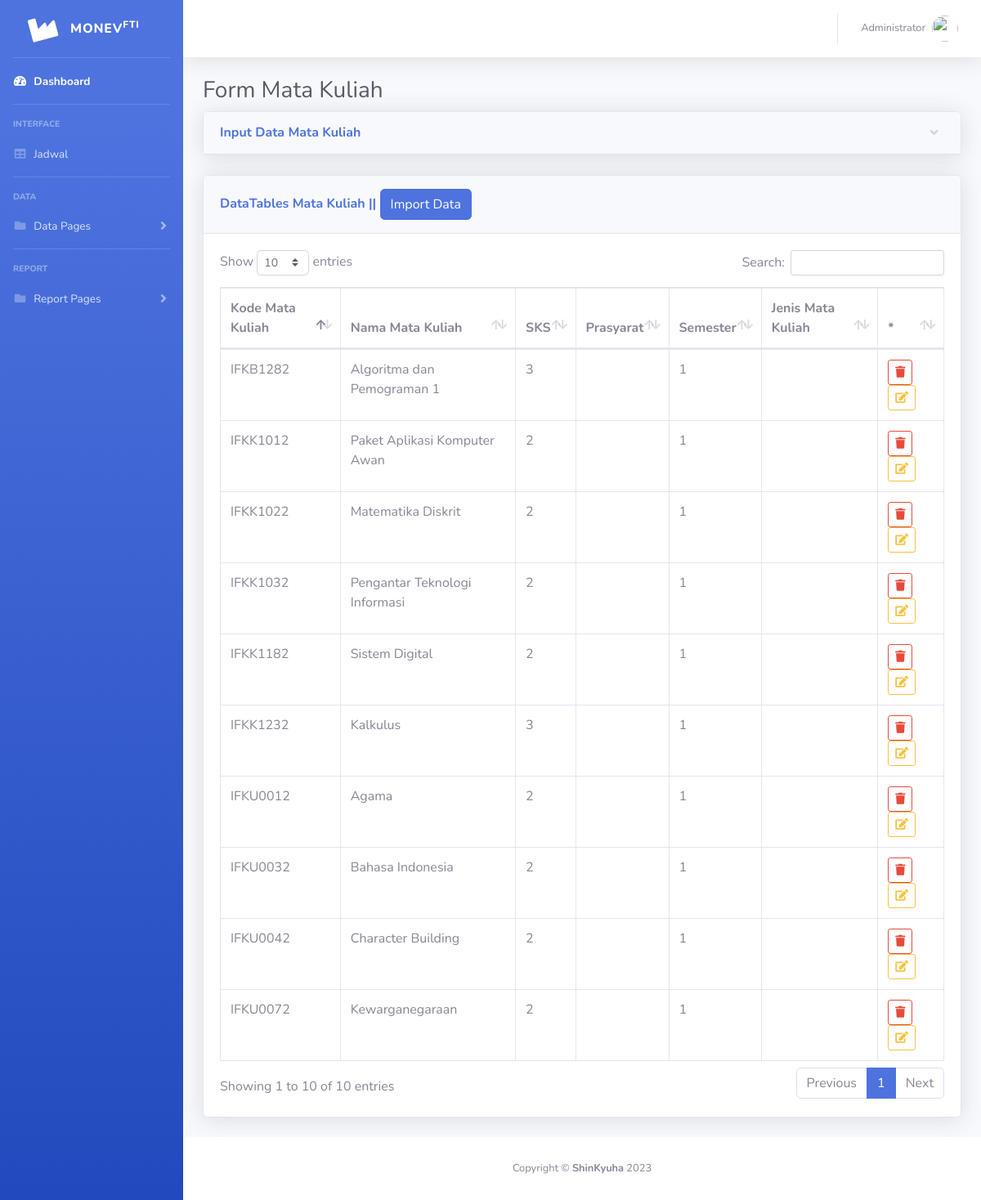
The page /matakuliah.php (signed in) on the database its author committed.
### tables this page shows
CREATE TABLE `dosen` (
  `ID` int(10) NOT NULL,
  `NIP` varchar(32) NOT NULL,
  `Nama` varchar(100) NOT NULL,
  `Kode_Dosen` varchar(6) NOT NULL
);

CREATE TABLE `matakuliah` (
  `ID` int(10) NOT NULL,
  `Kode_MataKuliah` varchar(16) NOT NULL,
  `Nama_MataKuliah` varchar(100) NOT NULL,
  `SKS` int(2) NOT NULL,
  `Prasyarat` varchar(6) NOT NULL,
  `Semester` int(2) NOT NULL,
  `Jenis_MataKuliah` varchar(100) NOT NULL
);

### config/config.php (called while the page is built, shortened)
<?php
$server = "localhost";
$user = "root";
$password = "";
$nama_database = "simonkbm";
$db = mysqli_connect($server, $user, $password, $nama_database);
function query($query)
{
    global $db;
    $result = mysqli_query($db, $query);
    $rows = [];
    while ($row = mysqli_fetch_assoc($result)) {
        $rows[] = $row;
    }
    return $rows;
}

### matakuliah.php (the view, shortened to what this page needs)
<!DOCTYPE html>
<?php
require('config/config.php');
?>
<html lang="en">
<head>
    <link href="assets/vendor/fontawesome-free/css/all.min.css" rel="stylesheet" type="text/css">
    <link href="assets/css/sb-admin-2.min.css" rel="stylesheet">
    <link href="assets/vendor/datatables/dataTables.bootstrap4.min.css" rel="stylesheet">
    <link rel="stylesheet" href="https://cdnjs.cloudflare.com/ajax/libs/bootstrap-select/1.13.18/css/bootstrap-select.min.css" />
</head>
<body id="page-top">
    <div id="wrapper">
    <?php include "sidebar.php";?>
        <div id="content-wrapper" class="d-flex flex-column">
            <div id="content">
            <?php include "topbar.php";?>
                <div class="container-fluid">
                    <h1 class="h3 mb-2 text-gray-800">Form Mata Kuliah</h1>
                    <div class="card shadow mb-4">
                        <a href="#collapseCardExample" class="d-block card-header py-3" data-toggle="collapse"
                            role="button" aria-expanded="true" aria-controls="collapseCardExample">
                            <h6 class="m-0 font-weight-bold text-primary">Input Data Mata Kuliah</h6>
                        </a>
                                                    <?php
                                                        $getkatpro = query("SELECT * FROM matakuliah");
                                                    ?>
                    </div>
                    <div class="card shadow mb-4">
                        <div class="card-header py-3">
                            <h6 class="m-0 font-weight-bold text-primary">DataTables Mata Kuliah || <button type="button" class="btn btn-primary" data-toggle="modal" data-target="#DetailImportXLSModal">Import Data</button></h6>
                        </div>
                        <div class="card-body">
                            <div class="table-responsive">
                                <table class="table table-bordered" id="dataTable" width="100%" cellspacing="0">
                                    <thead>
                                        <tr>
                                            <th>Kode Mata Kuliah</th>
                                            <th>Nama Mata Kuliah</th>
                                            <th>SKS</th>
                                            <th>Prasyarat</th>
                                            <th>Semester</th>
                                            <th>Jenis Mata Kuliah</th>
                                            <th>*</th>
                                        </tr>
                                    </thead>
                                    <tbody>
                                        <?php
                                        $dataKat = query("SELECT * FROM matakuliah");
                                        foreach ($dataKat as $row) :
                                        ?>
                                            <tr>
                                                <td><?= $row['Kode_MataKuliah']; ?></td>
                                                <td><?= $row['Nama_MataKuliah']; ?></td>
                                                <td><?= $row['SKS']; ?></td>
                                                <td><?= $row['Prasyarat']; ?></td>
                                                <td><?= $row['Semester']; ?></td>
                                                <td><?= $row['Jenis_MataKuliah']; ?></td>
                                                <td>
                                                    <form action="" method="post">
                                                        <button id="delete" name="delete" class="btn btn-sm btn-outline-danger" onclick="return confirm('Are you sure ?')"><i class="fas fa-trash"></i></button>
                                                        <button id="edit" name="edit" class="btn btn-sm btn-outline-warning btn-lg"><i class="fas fa-edit"></i></button>
                                                    </form>
                                                </td>
                                            </tr>
                                        <?php
                                        endforeach;
                                        ?>
                                    </tbody>
                                </table>
                            </div>
                        </div>
                    </div>
                </div>
            </div>
            <?php include 'footer.php';?>
        </div>
    </div>
</body>
</html>

### topbar.php (shortened to what this page needs)
<?php
if ($_SESSION["lvs"]=="Mahasiswa") {
    $a = $_SESSION['usp'];
    $user = query("SELECT Nama As nm FROM mahasiswa WHERE NPM = $a")[0];
    $permis = query("SELECT plotkelas.Status FROM plotkelas WHERE NPM = $a")[0];
} else {
    $a = $_SESSION['usp'];
    $user = query("SELECT Nama AS nm FROM dosen WHERE NIP = '$a'")[0];
}
?>
<nav class="navbar navbar-expand navbar-light bg-white topbar mb-4 static-top shadow">
<ul class="navbar-nav ml-auto">
    <li class="nav-item dropdown no-arrow">
        <a class="nav-link dropdown-toggle" href="#" id="userDropdown" role="button"
            data-toggle="dropdown" aria-haspopup="true" aria-expanded="false">
            <span class="mr-2 d-none d-lg-inline text-gray-600 small"><?php echo $user['nm']; ?></span>
            <img class="img-profile rounded-circle"
                src="assets/img/prof-icon.jpg">
        </a>
    </li>
</ul>
</nav>

### rows shown on the page
dosen: Nama "Administrator"
matakuliah: Kode_MataKuliah "IFKU0012", Nama_MataKuliah "Agama", SKS "2", Semester "1"
matakuliah: Kode_MataKuliah "IFKB1282", Nama_MataKuliah "Algoritma dan Pemograman 1", SKS "3", Semester "1"
matakuliah: Kode_MataKuliah "IFKU0032", Nama_MataKuliah "Bahasa Indonesia", SKS "2", Semester "1"
matakuliah: Kode_MataKuliah "IFKU0042", Nama_MataKuliah "Character Building", SKS "2", Semester "1"
matakuliah: Kode_MataKuliah "IFKK1232", Nama_MataKuliah "Kalkulus", SKS "3", Semester "1"
matakuliah: Kode_MataKuliah "IFKU0072", Nama_MataKuliah "Kewarganegaraan", SKS "2", Semester "1"
matakuliah: Kode_MataKuliah "IFKK1022", Nama_MataKuliah "Matematika Diskrit", SKS "2", Semester "1"
matakuliah: Kode_MataKuliah "IFKK1012", Nama_MataKuliah "Paket Aplikasi Komputer Awan", SKS "2", Semester "1"
matakuliah: Kode_MataKuliah "IFKK1032", Nama_MataKuliah "Pengantar Teknologi Informasi", SKS "2", Semester "1"
matakuliah: Kode_MataKuliah "IFKK1182", Nama_MataKuliah "Sistem Digital", SKS "2", Semester "1"
